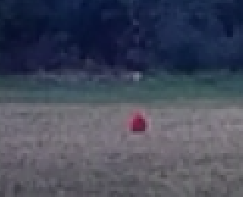
#> input picture test.PNG, 243 x 197 px, given in place of the camera
$ python spf.py
#> lines starting #> are read from the running program, lines starting #| are printed output that depends on the picture; after the words box and inside, x2 and y2 are one past the last pixel; in counts of white or black regions, pixels touching at a corner belong together
import cv2
import imutils
import heapq
import time
from datetime import datetime, date
import numpy as np
import keyboard

def main():
    winName = "PR-1 Live Feed"
    #redUpper = np.array([170, 255, 255])  # BRIGHTER
    #redLower = np.array([160, 70, 0])  # DARKER

    redUpper = np.array([190, 255, 255])  # BRIGHTER
    redLower = np.array([140, 150, 0])  # DARKER
    cap = cv2.VideoCapture(1) #2
    ftime = datetime.now()
    fdate = date.today()
    ft = ftime.strftime("%I:%M:%S %p")
    fd = fdate.strftime("%b-%d-%Y")
    print("Camera warming up...")
    time.sleep(2.0) #Let camera warm up

    try:
        with open("telemetry.txt", "a") as f:
            f.write("NA  NA" + "\n")
            f.write("NA  NA" + "\n")
            f.write("NA  NA" + "\n")
    except PermissionError:
        pass
    maxb = 2  # Total number of balls on field
    mainc = 0 # Duration of entire flight
    detc = 0 # Total duration of detection
    maxc = 0 # Duration of over detections
    misd = [] # Amount of misdetections (Uses length of list of time stamps)
    armed = False
    dettime = []

    while True:
        ret, frame = cap.read()
#> frame is the input picture: shape (197, 243, 3); mean B, G, R 90.8, 74.3, 69.3
        #frame = cv2.resize(frame, None, fx=1, fy=1.1, interpolation=cv2.INTER_AREA)
        frame = cv2.resize(frame, None, fx=2.4, fy=2.1, interpolation=cv2.INTER_AREA)
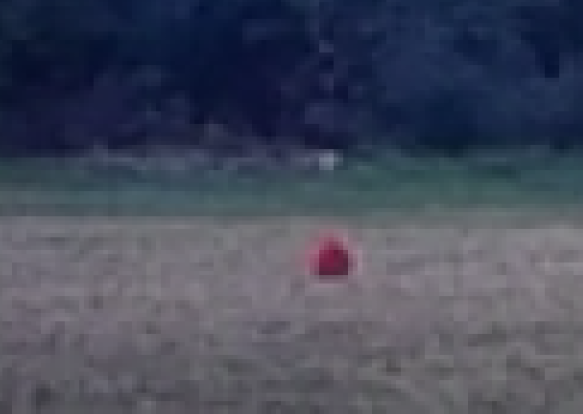
#> frame: shape (414, 583, 3); mean B, G, R 90.7, 74.3, 69.3
        frame = imutils.resize(frame, width=1100)
#> frame: shape (781, 1100, 3)
        blur = cv2.GaussianBlur(frame, (11, 11), 0)
        hsv = cv2.cvtColor(blur, cv2.COLOR_BGR2HSV)
#> hsv: shape (781, 1100, 3); mean H, S, V 120.1, 84.2, 91

        # Making masks
        gray = cv2.cvtColor(hsv, cv2.COLOR_BGR2GRAY)
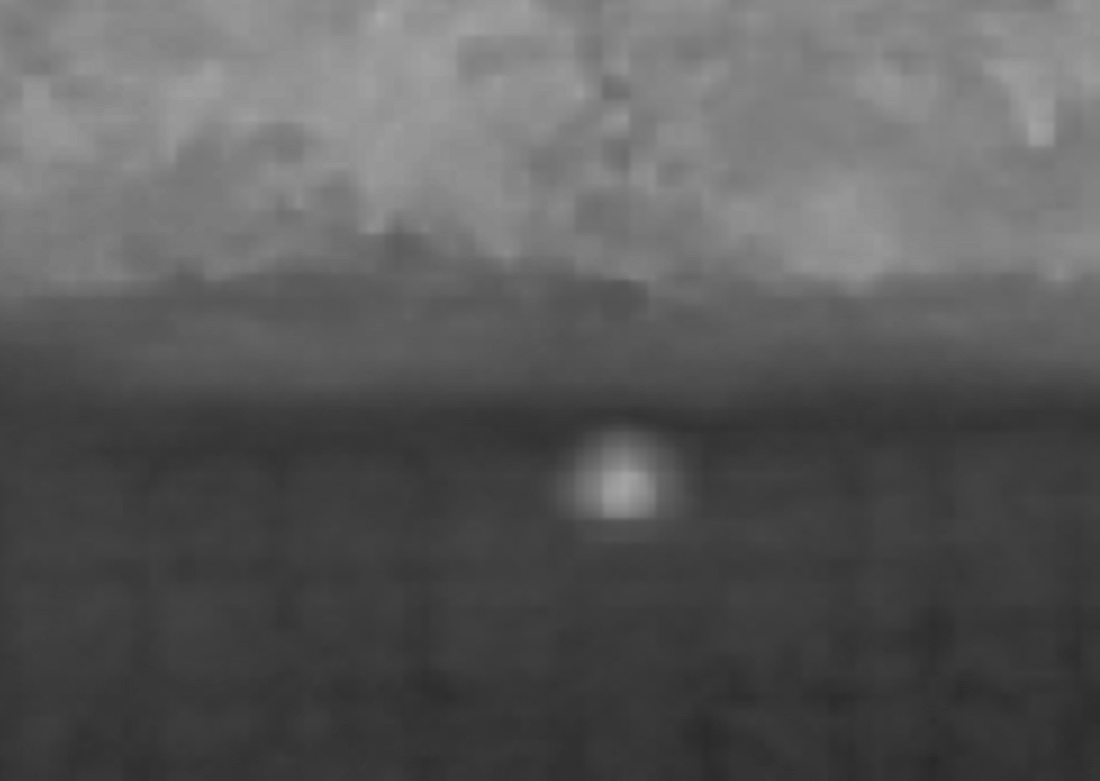
#> gray: shape (781, 1100); min 40, max 170, mean 90.3
        #gm = cv2.erode(gray, None, iterations=2)  # Removes small blobs
        gm = cv2.dilate(gray, None, iterations=2)  # Remobes small blobs

        mask = cv2.inRange(hsv, redLower, redUpper)
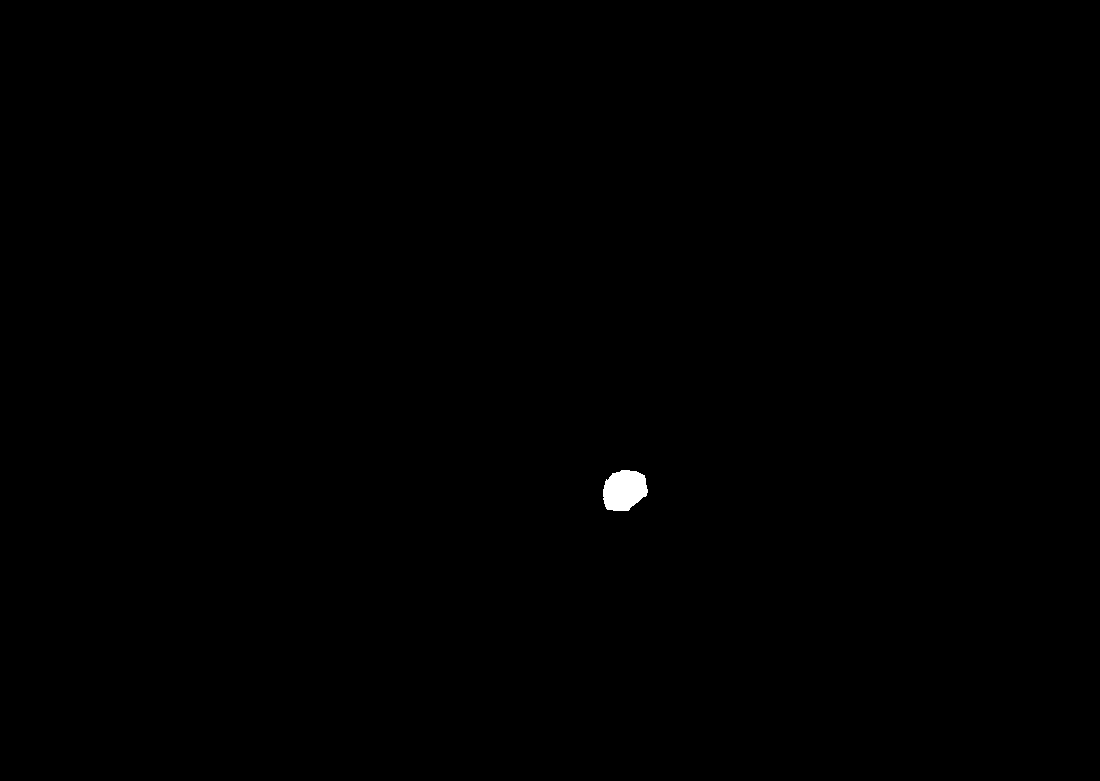
#> mask: shape (781, 1100); 0.17% white; 1 white region, box (x1, y1, x2, y2) and area: (603, 470, 648, 511) 1448
        mask = cv2.erode(mask, None, iterations=2) # Removes small blobs
#> mask: shape (781, 1100); 0.13% white; 1 white region, box (x1, y1, x2, y2) and area: (605, 472, 645, 509) 1117
        mask = cv2.dilate(mask, None, iterations=2)  # Remobes small blobs
#> mask: shape (781, 1100); 0.17% white; 1 white region
        redMask = cv2.bitwise_and(frame, frame, mask=mask)
        circles = cv2.HoughCircles(gm, cv2.HOUGH_GRADIENT, 1.2, 100, minRadius=5)
#> circles = None
        # if circles is not None:
        #     # convert the (x, y) coordinates and radius of the circles to integers
        #     circles = np.round(circles[0, :]).astype("int")
        #     cirList = []
        #     for (x, y, r) in circles:
        #         lst = [x,y,r]
        #         cirList.append(lst)
        #         print(cirList)
        #         # draw the circle in the output image, then draw a rectangle
        #         # corresponding to the center of the circle
        #         #cv2.circle(frame, (x, y), r, (0, 255, 0), 4)
        #         #cv2.rectangle(frame, (x - 5, y - 5), (x + 5, y + 5), (0, 128, 255), -1)
        # Making contours
        contr = cv2.findContours(mask.copy(), cv2.RETR_EXTERNAL, cv2.CHAIN_APPROX_SIMPLE)
#> contr = 1 contour; box (x1, y1, x2, y2) and area: (603, 470, 647, 511) 1376
        contr = imutils.grab_contours(contr)
        center = None  # Center of ball

        if keyboard.is_pressed('s'):
            armed = True
        if keyboard.is_pressed('p'):
            armed = False
        if keyboard.is_pressed('space') and armed is True: # Save timestamp for detections
            time.sleep(0.1)
            if keyboard.is_pressed('space') is False:
                tstamp = datetime.now().strftime("%I:%M:%S %p")
                dettime += [tstamp]
        if keyboard.is_pressed('x') and armed is True: #Add to misdetections counter
            time.sleep(0.1)
            if keyboard.is_pressed('x') is False:
                mtime = datetime.now().strftime("%I:%M:%S %p")
                misd += [mtime]
        if armed is False:
            armc = (0, 0, 255)
        else:
            armc = (0, 255, 0)
        #Only proceed if there is atleast 1 contour
        if len(contr) > 0 and armed is True: #Draw outlines and positive detections hud
            max_balls = maxb + 1     # Max number of balls tracked
            bigc = heapq.nlargest(max_balls, contr, key=cv2.contourArea)
            cnt = 0  # Count of detection
            for c in bigc:
                ((x, y), radius) = cv2.minEnclosingCircle(c)
                M = cv2.moments(c)
                center = (int(M["m10"] / M["m00"]), int(M["m01"] / M["m00"]))
                if radius > 5:  # Only draw for contours with min radius
                    # for u in range(len(cirList)):
                    #     if abs(cirList[u][0] - int(x)) < 15:
                            cnt = cnt + 1
                            cv2.circle(frame, (int(x), int(y)), int(radius), (255, 0, 0), 2)
                            cv2.circle(frame, center, 5, (0, 255, 255), -1)
            if armed is True:
                detc += 1
            if cnt > maxb and armed is True:
                maxc += 1
                armc = (0, 100, 0)
            hudDisp(frame, "", str(int(cnt)), (0, 0), (18, 146), (12, 65), (90, 156), armc, 2, 3.3)  # Detections HUD
        else: #Draw 0 detections hud
            hudDisp(frame, "", "0", (0, 0), (18, 146), (12, 65), (90, 156), armc, 2, 3.3) #0 Detections HUD

        if armed is True:
            mainc += 1

        now = datetime.now()
        ct = now.strftime("%I:%M:%S %p")
        hudDisp(frame, "", str(ct), (0, 0), (20, 45), (12, 12), (208, 56), (30, 30, 30), 2, 0.9) #Time HUD
#> in hudDisp (call 2), `cv2.rectangle(frame, rtl, rbr, bgr, thick)`: frame: shape (781, 1100, 3); mean B, G, R 90.6, 74.2, 69.7
#> in hudDisp (call 2), `cv2.putText(frame, data, dc, cv2.FONT_HERSHEY_SIMPLEX, fs, bgr, thick)`: frame: shape (781, 1100, 3); mean B, G, R 90.5, 74.2, 69.7

        # hudDisp(frame, "Armed", "", (20, 195), (0, 0), (12, 165), (208, 206), armc, 2, 0.9) #Arming HUD
        telemetry(frame)  # Read and display telemetry data
#> in hudDisp (call 3), `cv2.putText(frame, name, nc, cv2.FONT_HERSHEY_SIMPLEX, fs, bgr, thick)`: frame: shape (781, 1100, 3); mean B, G, R 90.5, 74.3, 69.8
#> in hudDisp (call 3), `cv2.putText(frame, data, dc, cv2.FONT_HERSHEY_SIMPLEX, fs, bgr, thick)`: frame: shape (781, 1100, 3); mean B, G, R 90.5, 74.6, 70.1
#> call 4 of hudDisp, with name = 'R:', data = 'NA', nc = (108, 145), dc = (140, 145), rtl = (100, 115), rbr = (208, 156), bgr = (0, 255, 240), thick = 2
#> in hudDisp (call 4), `cv2.putText(frame, name, nc, cv2.FONT_HERSHEY_SIMPLEX, fs, bgr, thick)`: frame: shape (781, 1100, 3); mean B, G, R 90.4, 74.7, 70.2
#> in hudDisp (call 4), `cv2.rectangle(frame, rtl, rbr, bgr, thick)`:
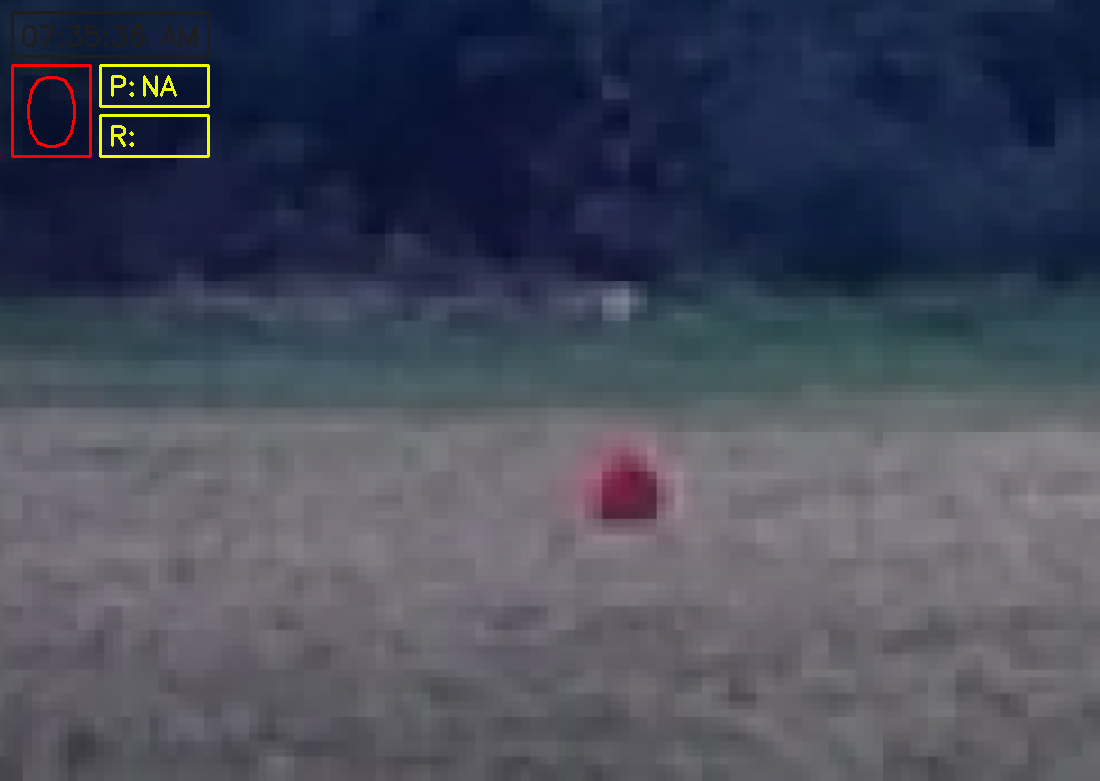
#> frame: shape (781, 1100, 3); mean B, G, R 90.4, 74.9, 70.4
#> in hudDisp (call 4), `cv2.putText(frame, data, dc, cv2.FONT_HERSHEY_SIMPLEX, fs, bgr, thick)`: frame: shape (781, 1100, 3); 0.04% of pixels changed, all inside (x1, y1, x2, y2) = (143, 125, 177, 147)

        cv2.imshow(winName, frame)
        #cv2.imshow(winName, redMask)

        if cv2.waitKey(1) == 27:
#> (key Esc is pressed here)
            break

    cap.release()
    cv2.destroyAllWindows()

    flightSum(fd, ft, mainc, detc, maxc, misd, dettime)

def telemetry(frame):
    with open("telemetry.txt", "r") as file:
        rdl = file.readlines()
        try:
            lastline = rdl[-2]
        except IndexError:
            lastline = "NA  NA"
        lastline.strip()
        pitch = lastline.strip()[0:3].strip()
        roll = lastline.strip()[-3:].strip()
    try:
        pi = abs(float(pitch))
        ro = abs(float(roll))
    except ValueError:
        pi = 0
        ro = 0
    # Yellow BGR = [0,255,255], Red BGR = [0,0,255]
    pico = abs(int(round(pi / 90 * 255) - 255))
    roco = abs(int(round(ro / 90 * 255) - 255))

    hudDisp(frame, "P:", pitch, (108, 95), (140, 95), (100, 65), (208, 106), (0, pico, 240), 2, 0.9)
    hudDisp(frame, "R:", roll, (108, 145), (140, 145), (100, 115), (208, 156), (0, roco, 240), 2, 0.9)

def hudDisp(frame, name, data, nc, dc, rtl, rbr, bgr, thick, fs):
    # [5 lines of commented-out code are left out]
    cv2.putText(frame, name, nc, cv2.FONT_HERSHEY_SIMPLEX, fs, bgr, thick)
    cv2.rectangle(frame, rtl, rbr, bgr, thick)
    cv2.putText(frame, data, dc, cv2.FONT_HERSHEY_SIMPLEX, fs, bgr, thick)

def flightSum(fdate, ftime, mainc, detc, maxc, misd, dettime):
    # Flight Summary
#> called with fdate = 'Nov-20-2026', ftime = '07:35:35 AM', mainc = 0, detc = 0, maxc = 0
    ms = int(round(mainc/18))
    ds = int(round(detc/18))
    xs = int(round(maxc/18))
    mm = int(ms/60)
    dm = int(ds/60)
    xm = int(xs/60)

    tstamp = []
    miscount = []
    for i in dettime: # Remove duplicated time stamps
        if i not in tstamp:
            tstamp.append(i)
    tsint = len(tstamp)
    for i in misd:  # Remove duplicated time stamps
        if i not in miscount:
            miscount.append(i)
    misint = len(miscount)
    if len(miscount) > len(tstamp):
        dif = len(miscount) - len(tstamp)
        for i in range(dif):
            tstamp += ["           "]
    elif len(tstamp) > len(miscount):
        dif = len(tstamp) - len(miscount)
        for i in range(dif):
            miscount += ["           "]

    print("")
    print("")
    print("")

    print("\033[1m" + "Flight Debrief:", fdate, "|", ftime + "\033[0m")
    print("==============================================")
    print("Summary:")

    if mm > 0:
        print("   Total flight time:", str(mm), "min", str(ms - 60*mm), "sec")
    else:
        print("   Total flight time:", str(ms), "sec")
    if dm > 0:
        print("   Total detection time:", str(dm), "min", str(ds - 60*dm), "sec")
    else:
        print("   Total detection time:", str(ds), "sec")
    print("----------------------------------------------")
    print("Errors:")
    print("   Misdetections:", str(misint))
    if xm > 0:
        print("   Total time of excess detections:", str(xm), "min", str(xs - 60*xm), "sec")
    else:
        print("   Total time of excess detections:", str(xs), "sec")
    print("==============================================")
    print("Timestamps:", str(tsint))
    print("")

    save = input("Would you like to save this flight? Y/N: ")
#> the answer given: out.png
    if save == "Y" or save == "y":
        notes = input("Notes for flight: ")
        with open('FlightDebriefs.txt', 'a') as f:
            f.write("Flight Debrief: " + fdate + " | " + ftime + "\n")
            if len(notes) > 0:
                f.write("Notes: " + notes + "\n")
            f.write("==============================================" + "\n")
            f.write("Summary:" + "\n")
            if mm > 0:
                f.write("   Total flight time: " + str(mm) + " min " + str(ms - 60 * mm) + " sec" + "\n")
            else:
                f.write("   Total flight time: " + str(ms) + " sec" + "\n")
            if dm > 0:
                f.write("   Total detection time: " + str(dm) + " min " + str(ds - 60 * dm) + " sec" + "\n")
            else:
                f.write("   Total detection time: " + str(ds) + " sec" + "\n")
            f.write("----------------------------------------------" + "\n")
            f.write("Errors:" + "\n")
            f.write("   Misdetections: " + str(misint) + "\n")
            if xm > 0:
                f.write("   Total time of excess detections: " + str(xm) + " min " + str(xs - 60 * xm) + " sec" + "\n")
            else:
                f.write("   Total time of excess detections: " + str(xs) + " sec" + "\n")
            f.write("==============================================" + "\n")
            if len(tstamp) > 0 or len(miscount) > 0:
                big = max(len(tstamp), len(miscount))
                if len(dettime) == 0:
                    f.write("Misdetections:" + "\n")
                    for i in range(big):
                        f.write("   " + miscount[i] + "\n")
                elif len(misd) == 0:
                    f.write("Timestamps:" + "\n")
                    for i in range(big):
                        f.write("   " + tstamp[i] + "\n")
                else:
                    f.write("Misdetections:            Timestamps:" + "\n")
                    for i in range(big):
                        f.write("   " + miscount[i] + "               " + tstamp[i] + "\n")
            else:
                f.write("No misdetections or timestamps" + "\n")
            f.write("\n")
            f.write("##############################################################################" + "\n")
            f.write("\n")
        print("Flight saved")
    elif save == "N" or save == "n":
        print("Flight discarded")
    else:
        print("Flight discarded")

def liveFeed():
    """"""
    winName = "PR-1 Live Feed"
    cv2.namedWindow(winName)
    cap = cv2.VideoCapture(2)
    while True:
        ret, frame = cap.read()
        frame = imutils.resize(frame, width=1100)
        #frame = cv2.resize(frame, None, fx=1, fy=1, interpolation=cv2.INTER_AREA)
        cv2.imshow(winName, frame)
        if cv2.waitKey(1) == 27:
            break
    cap.release()
    cv2.destroyAllWindows()

if __name__ == '__main__':
    main()
